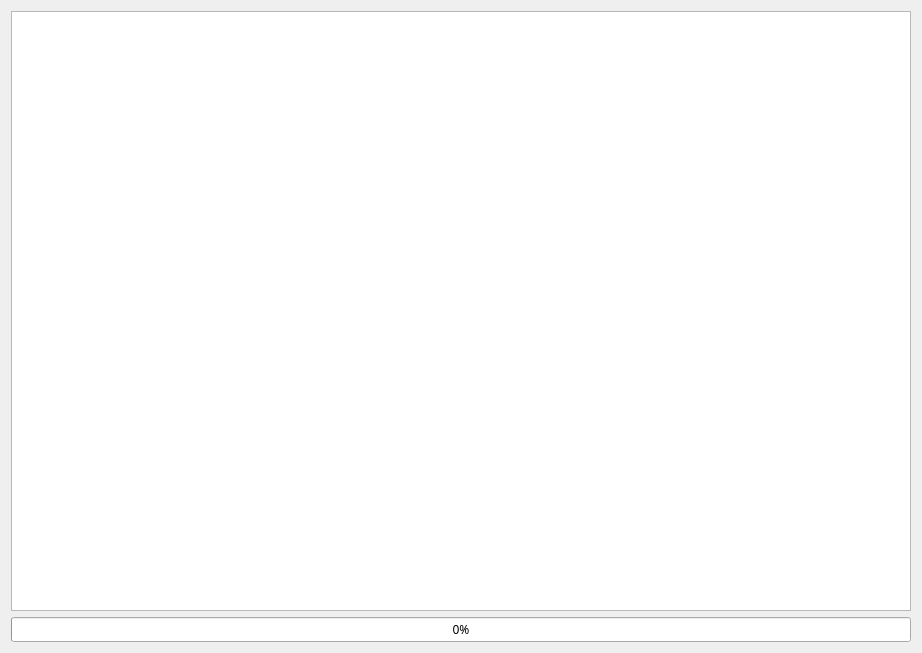
<?xml version="1.0" encoding="UTF-8"?>
<ui version="4.0">
 <class>EcuOperationsWindow</class>
 <widget class="QWidget" name="EcuOperationsWindow">
  <property name="windowModality">
   <enum>Qt::ApplicationModal</enum>
  </property>
  <property name="geometry">
   <rect>
    <x>0</x>
    <y>0</y>
    <width>820</width>
    <height>652</height>
   </rect>
  </property>
  <property name="font">
   <font>
    <family>Ubuntu Mono</family>
   </font>
  </property>
  <property name="windowTitle">
   <string>Form</string>
  </property>
  <layout class="QGridLayout" name="gridLayout">
   <item row="0" column="0">
    <layout class="QVBoxLayout" name="verticalLayout">
     <item>
      <widget class="QTextEdit" name="text_edit">
       <property name="minimumSize">
        <size>
         <width>900</width>
         <height>600</height>
        </size>
       </property>
       <property name="font">
        <font>
         <family>DejaVu Sans Mono</family>
         <pointsize>10</pointsize>
         <kerning>false</kerning>
        </font>
       </property>
      </widget>
     </item>
     <item>
      <widget class="QProgressBar" name="progressbar">
       <property name="value">
        <number>0</number>
       </property>
      </widget>
     </item>
    </layout>
   </item>
  </layout>
 </widget>
 <resources/>
 <connections/>
</ui>
